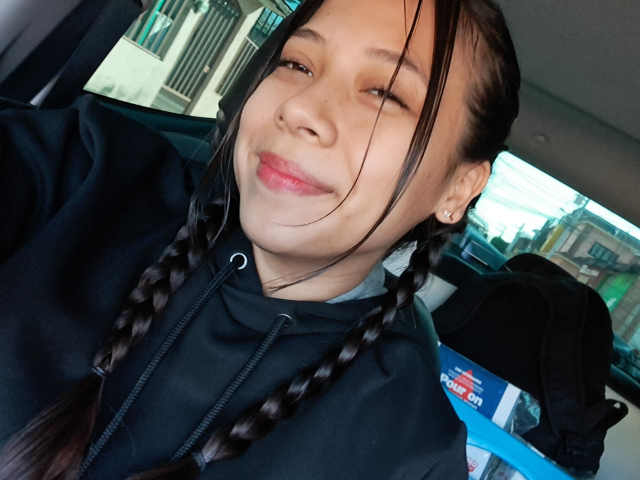
#> input picture IMG_20230831_151229_559.jpg, 1280 x 960 px (shown at 1/2 size)
$ python -i estimate_sharpness.py   (imports and definitions only)
#> lines starting #> are read from the running program, lines starting #| are printed output that depends on the picture
"""
Copyright (c) 2009-2010 Arizona Board of Regents.  All Rights Reserved.
 Contact: Lina Karam (karam@asu.edu) and Niranjan Narvekar (nnarveka@asu.edu)
 Image, Video, and Usabilty (IVU) Lab, http://ivulab.asu.edu , Arizona State University
 This copyright statement may not be removed from any file containing it or from modifications to these files.
 This copyright notice must also be included in any file or product that is derived from the source files.

 Redistribution and use of this code in source and binary forms,  with or without modification, are permitted provided that the
 following conditions are met:
 - Redistribution's of source code must retain the above copyright notice, this list of conditions and the following disclaimer.
 - Redistribution's in binary form must reproduce the above copyright notice, this list of conditions and the following disclaimer
in the documentation and/or other materials provided with the distribution.
 - The Image, Video, and Usability Laboratory (IVU Lab, http://ivulab.asu.edu) is acknowledged in any publication that
 reports research results using this code, copies of this code, or modifications of this code.
 The code and our papers are to be cited in the bibliography as:

N. D. Narvekar and L. J. Karam, "CPBD Sharpness Metric Software", http://ivulab.asu.edu/Quality/CPBD

N. D. Narvekar and L. J. Karam, "A No-Reference Image Blur Metric Based on the Cumulative
Probability of Blur Detection (CPBD)," accepted and to appear in the IEEE Transactions on Image Processing,  2011.

N. D. Narvekar and L. J. Karam, "An Improved No-Reference Sharpness Metric Based on the Probability of Blur Detection," International Workshop on Video Processing and Quality Metrics for Consumer Electronics (VPQM), January 2010, http://www.vpqm.org (pdf)

N. D. Narvekar and L. J. Karam, "A No Reference Perceptual Quality Metric based on Cumulative Probability of Blur Detection," First International Workshop on the Quality of Multimedia Experience (QoMEX), pp. 87-91, July 2009.

 DISCLAIMER:
 This software is provided by the copyright holders and contributors "as is" and any express or implied warranties, including, but not limited to, the implied warranties of merchantability and fitness for a particular purpose are disclaimed. In no event shall the Arizona Board of Regents, Arizona State University, IVU Lab members, authors or contributors be liable for any direct, indirect, incidental, special, exemplary, or consequential damages (including, but not limited to, procurement of substitute
goods or services; loss of use, data, or profits; or business interruption) however caused and on any theory of liability, whether in contract, strict liability, or tort (including negligence or otherwise) arising in any way out of the use of this software, even if advised of the possibility of such damage.
"""

import numpy as np
import cv2
from math import atan2, pi


def sobel(image):
    # type: (numpy.ndarray) -> numpy.ndarray
    """
    Find edges using the Sobel approximation to the derivatives.

    Inspired by the [Octave implementation](https://sourceforge.net/p/octave/image/ci/default/tree/inst/edge.m#l196).
    """
    from skimage.filters.edges import HSOBEL_WEIGHTS
    h1 = np.array(HSOBEL_WEIGHTS)
    h1 /= np.sum(abs(h1))  # normalize h1

    from scipy.ndimage import convolve
    strength2 = np.square(convolve(image, h1.T))

    # Note: https://sourceforge.net/p/octave/image/ci/default/tree/inst/edge.m#l59
    thresh2 = 2 * np.sqrt(np.mean(strength2))

    strength2[strength2 <= thresh2] = 0
    return _simple_thinning(strength2)


def _simple_thinning(strength):
    # type: (numpy.ndarray) -> numpy.ndarray
    """
    Perform a very simple thinning.

    Inspired by the [Octave implementation](https://sourceforge.net/p/octave/image/ci/default/tree/inst/edge.m#l512).
    """
    num_rows, num_cols = strength.shape

    zero_column = np.zeros((num_rows, 1))
    zero_row = np.zeros((1, num_cols))

    x = (
        (strength > np.c_[zero_column, strength[:, :-1]]) &
        (strength > np.c_[strength[:, 1:], zero_column])
    )

    y = (
        (strength > np.r_[zero_row, strength[:-1, :]]) &
        (strength > np.r_[strength[1:, :], zero_row])
    )

    return x | y


# threshold to characterize blocks as edge/non-edge blocks
THRESHOLD = 0.002
# fitting parameter
BETA = 3.6
# block size
BLOCK_HEIGHT, BLOCK_WIDTH = (64, 64)
# just noticeable widths based on the perceptual experiments
WIDTH_JNB = np.concatenate([5*np.ones(51), 3*np.ones(205)])


def compute(image):
    # type: (numpy.ndarray) -> float
    """Compute the sharpness metric for the given data."""

    # convert the image to double for further processing
    image = image.astype(np.float64)

    # edge detection using canny and sobel canny edge detection is done to
    # classify the blocks as edge or non-edge blocks and sobel edge
    # detection is done for the purpose of edge width measurement.
    from skimage.feature import canny
    canny_edges = canny(image)
    sobel_edges = sobel(image)

    # edge width calculation
    marziliano_widths = marziliano_method(sobel_edges, image)

    # sharpness metric calculation
    return _calculate_sharpness_metric(image, canny_edges, marziliano_widths)


def marziliano_method(edges, image):
    # type: (numpy.ndarray, numpy.ndarray) -> numpy.ndarray
    """
    Calculate the widths of the given edges.

    :return: A matrix with the same dimensions as the given image with 0's at
        non-edge locations and edge-widths at the edge locations.
    """

    # `edge_widths` consists of zero and non-zero values. A zero value
    # indicates that there is no edge at that position and a non-zero value
    # indicates that there is an edge at that position and the value itself
    # gives the edge width.
    edge_widths = np.zeros(image.shape)

    # find the gradient for the image
    gradient_y, gradient_x = np.gradient(image)

    # dimensions of the image
    img_height, img_width = image.shape

    # holds the angle information of the edges
    edge_angles = np.zeros(image.shape)

    # calculate the angle of the edges
    for row in range(img_height):
        for col in range(img_width):
            if gradient_x[row, col] != 0:
                edge_angles[row, col] = atan2(gradient_y[row, col], gradient_x[row, col]) * (180 / pi)
            elif gradient_x[row, col] == 0 and gradient_y[row, col] == 0:
                edge_angles[row,col] = 0
            elif gradient_x[row, col] == 0 and gradient_y[row, col] == pi/2:
                edge_angles[row, col] = 90


    if np.any(edge_angles):

        # quantize the angle
        quantized_angles = 45 * np.round(edge_angles / 45)

        for row in range(1, img_height - 1):
            for col in range(1, img_width - 1):
                if edges[row, col] == 1:

                    # gradient angle = 180 or -180
                    if quantized_angles[row, col] == 180 or quantized_angles[row, col] == -180:
                        for margin in range(100 + 1):
                            inner_border = (col - 1) - margin
                            outer_border = (col - 2) - margin

                            # outside image or intensity increasing from left to right
                            if outer_border < 0 or (image[row, outer_border] - image[row, inner_border]) <= 0:
                                break

                        width_left = margin + 1

                        for margin in range(100 + 1):
                            inner_border = (col + 1) + margin
                            outer_border = (col + 2) + margin

                            # outside image or intensity increasing from left to right
                            if outer_border >= img_width or (image[row, outer_border] - image[row, inner_border]) >= 0:
                                break

                        width_right = margin + 1

                        edge_widths[row, col] = width_left + width_right


                    # gradient angle = 0
                    if quantized_angles[row, col] == 0:
                        for margin in range(100 + 1):
                            inner_border = (col - 1) - margin
                            outer_border = (col - 2) - margin

                            # outside image or intensity decreasing from left to right
                            if outer_border < 0 or (image[row, outer_border] - image[row, inner_border]) >= 0:
                                break

                        width_left = margin + 1

                        for margin in range(100 + 1):
                            inner_border = (col + 1) + margin
                            outer_border = (col + 2) + margin

                            # outside image or intensity decreasing from left to right
                            if outer_border >= img_width or (image[row, outer_border] - image[row, inner_border]) <= 0:
                                break

                        width_right = margin + 1

                        edge_widths[row, col] = width_right + width_left

    return edge_widths


def _calculate_sharpness_metric(image, edges, edge_widths):
    # type: (numpy.array, numpy.array, numpy.array) -> numpy.float64

    # get the size of image
    img_height, img_width = image.shape

    total_num_edges = 0
    hist_pblur = np.zeros(101)

    # maximum block indices
    num_blocks_vertically = int(img_height / BLOCK_HEIGHT)
    num_blocks_horizontally = int(img_width / BLOCK_WIDTH)

    #  loop over the blocks
    for i in range(num_blocks_vertically):
        for j in range(num_blocks_horizontally):

            # get the row and col indices for the block pixel positions
            rows = slice(BLOCK_HEIGHT * i, BLOCK_HEIGHT * (i + 1))
            cols = slice(BLOCK_WIDTH * j, BLOCK_WIDTH * (j + 1))

            if is_edge_block(edges[rows, cols], THRESHOLD):
                block_widths = edge_widths[rows, cols]
                # rotate block to simulate column-major boolean indexing
                block_widths = np.rot90(np.flipud(block_widths), 3)
                block_widths = block_widths[block_widths != 0]

                block_contrast = get_block_contrast(image[rows, cols])
                block_jnb = WIDTH_JNB[block_contrast]

                # calculate the probability of blur detection at the edges
                # detected in the block
                prob_blur_detection = 1 - np.exp(-abs(block_widths/block_jnb) ** BETA)

                # update the statistics using the block information
                for probability in prob_blur_detection:
                    bucket = int(round(probability * 100))
                    hist_pblur[bucket] += 1
                    total_num_edges += 1

    # normalize the pdf
    if total_num_edges > 0:
        hist_pblur = hist_pblur / total_num_edges

    # calculate the sharpness metric
    return np.sum(hist_pblur[:64])


def is_edge_block(block, threshold):
    # type: (numpy.ndarray, float) -> bool
    """Decide whether the given block is an edge block."""
    return np.count_nonzero(block) > (block.size * threshold)


def get_block_contrast(block):
    # type: (numpy.ndarray) -> int
    return int(np.max(block) - np.min(block))


def estimate_sharpness(image):
    if image.ndim == 3:
        if image.shape[2] > 1:
            image = cv2.cvtColor(image, cv2.COLOR_BGR2GRAY)
        else:
            image = image[...,0]

    return compute(image)

>>> import cv2
>>> picture = cv2.imread('../../IMG_20230831_151229_559.jpg')
#> picture is the input picture: shape (960, 1280, 3); mean B, G, R 68.8, 67.8, 65.6
>>> result = estimate_sharpness(picture)
#> in estimate_sharpness, `image = cv2.cvtColor(image, cv2.COLOR_BGR2GRAY)`:
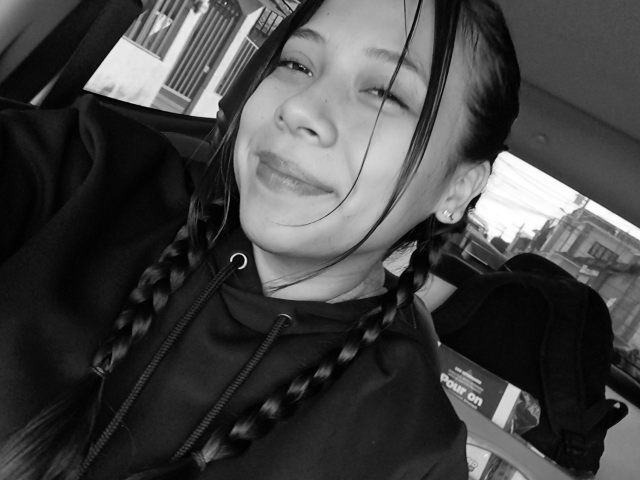
#> image: shape (960, 1280) (shown at 1/2 size); min 0, max 255, mean 67.2
#> in compute, `canny_edges = canny(image)`:
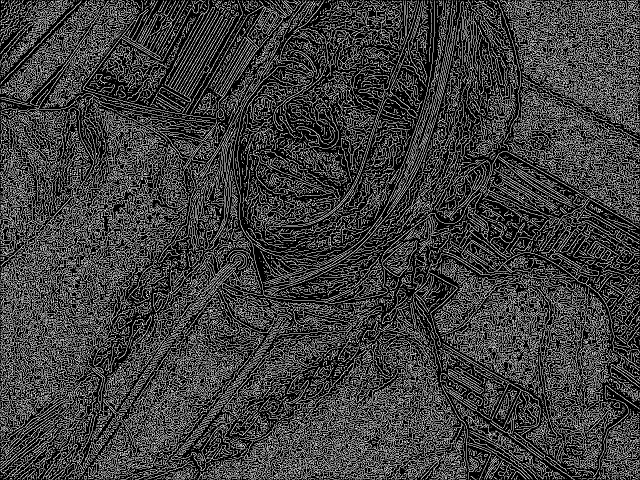
#> canny_edges: shape (960, 1280) bool (shown at 1/2 size); 24.6% white in thin lines or dots
#> in sobel, `strength2 = np.square(convolve(image, h1.T))`:
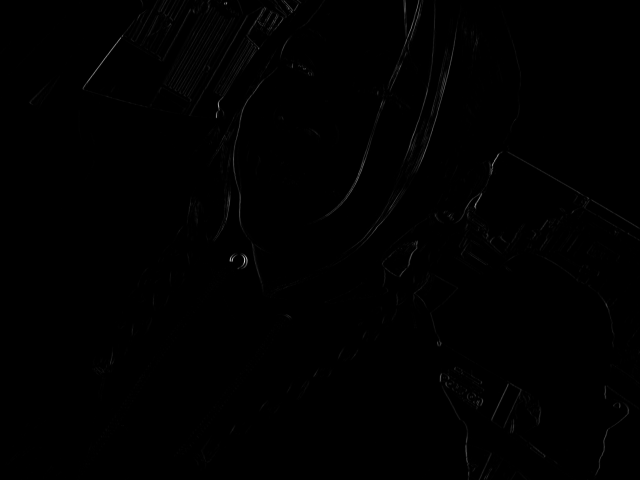
#> strength2: shape (960, 1280) float64 (shown at 1/2 size); min 0, max 9801, mean 31.2; drawn with min black and max white
#> in sobel, `thresh2 = 2 * np.sqrt(np.mean(strength2))`: thresh2 = 11.17
#> in _simple_thinning, `x = ( (strength > np.c_[zero_column, strength[:, :-1]]) & (strength > ..`: x: shape (960, 1280) bool; 4.3% white in thin lines or dots
#> in _simple_thinning, `y = ( (strength > np.r_[zero_row, strength[:-1, :]]) & (strength > np...`:
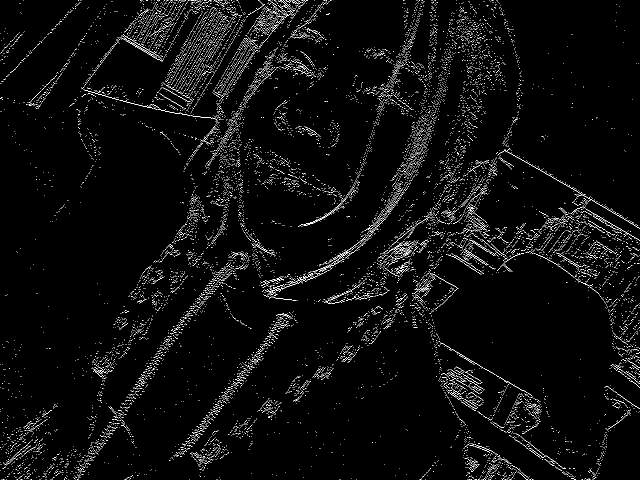
#> y: shape (960, 1280) bool (shown at 1/2 size); 2.8% white in thin lines or dots
#> in _simple_thinning, `return x | y`:
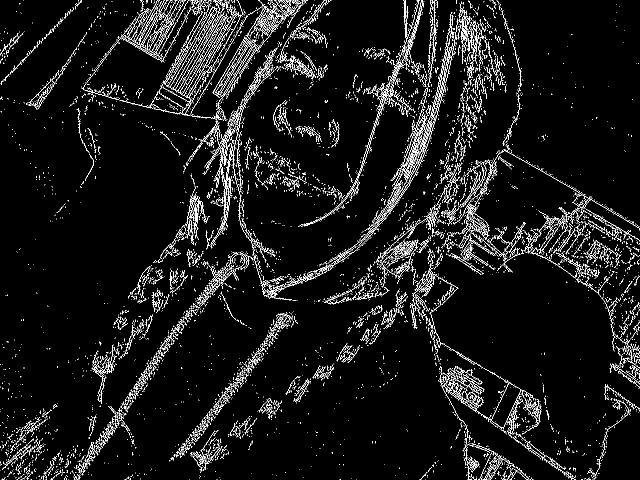
#> returned value: shape (960, 1280) bool (shown at 1/2 size); 5.6% white in thin lines or dots
#> in marziliano_method, `gradient_y, gradient_x = np.gradient(image)`:
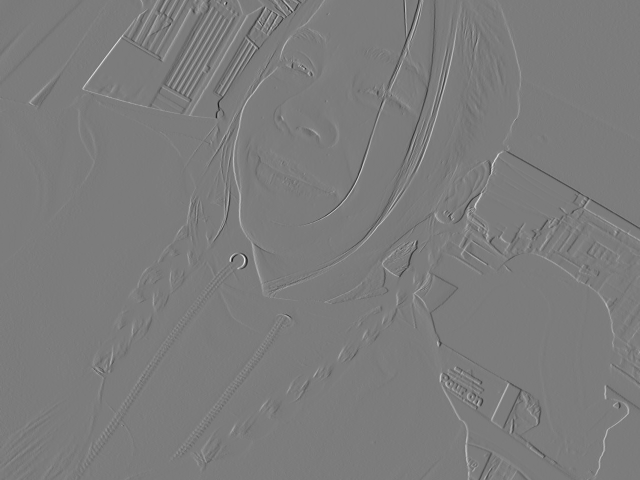
#> gradient_x: shape (960, 1280) float64 (shown at 1/2 size); min -98, max 103, mean 0; drawn with min black and max white
#> after the loop in marziliano_method, `for row in range(img_height):`:
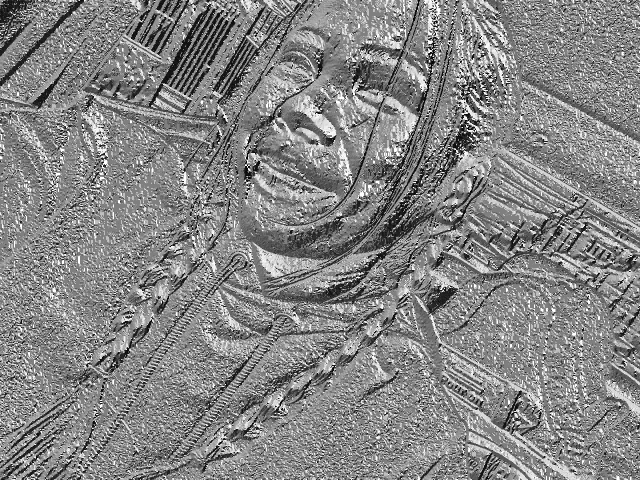
#> edge_angles: shape (960, 1280) float64 (shown at 1/2 size); min -179.5, max 180, mean 8.7; drawn with min black and max white
#> after the loop in _calculate_sharpness_metric, `for i in range(num_blocks_vertically):`: hist_pblur = 101 values, max 14578 at index 100, min 0 at index 0, mean 253.9; total_num_edges = 25641
#> in _calculate_sharpness_metric, `hist_pblur = hist_pblur / total_num_edges`: hist_pblur = 101 values, max 0.569 at index 100, min 0 at index 0, mean 0.0099
#> result = 0.273
